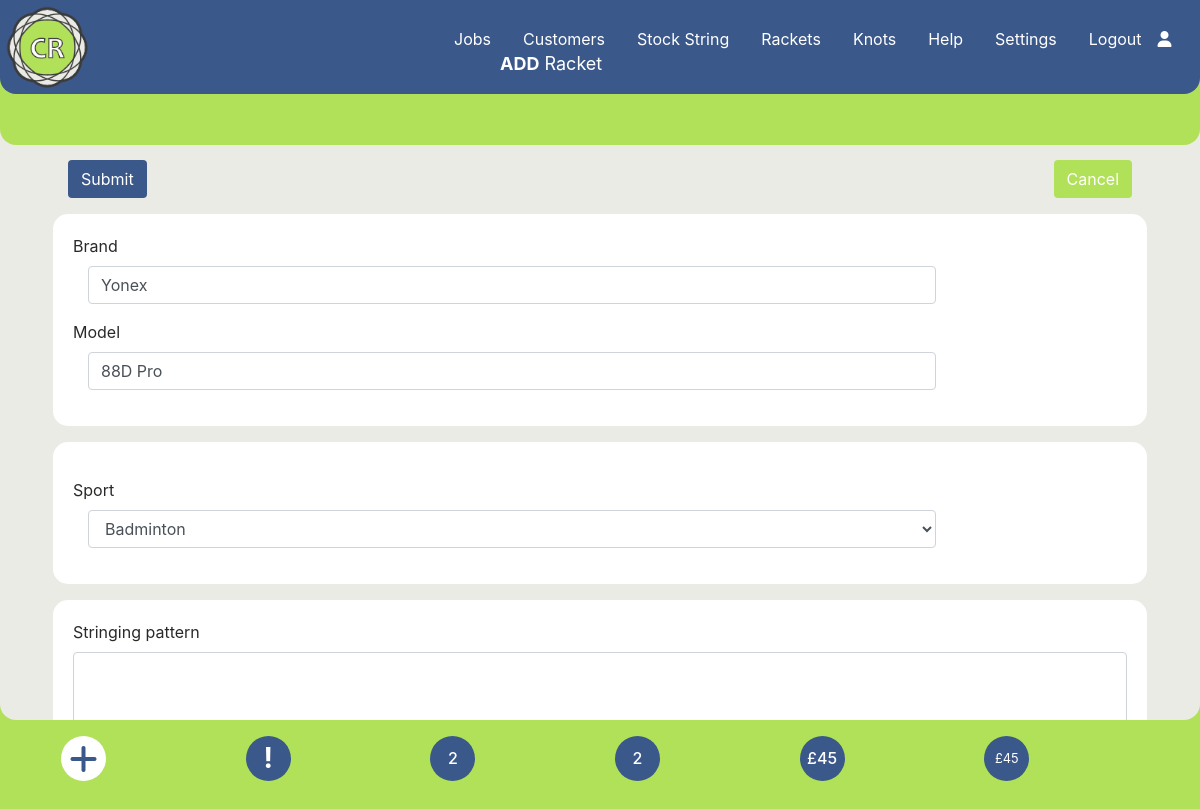
The page /editracket.php?racketid=4 (signed in) on the database its author committed.
### tables this page shows
CREATE TABLE `rackets` (
  `racketid` int(7) NOT NULL,
  `manuf` varchar(50) NOT NULL,
  `model` varchar(50) NOT NULL,
  `pattern` varchar(255) NOT NULL,
  `sport` int(3) NOT NULL
);

CREATE TABLE `settings` (
  `id` int(5) NOT NULL,
  `description` varchar(20) NOT NULL,
  `value` varchar(100) NOT NULL
);

### editracket.php (the view, shortened to what this page needs)
<?php require_once('./Connections/wcba.php');
require_once('./menu.php');
$current_month_text = date("F");
$current_month_numeric = date("m");
$current_year = date("Y");
$query_Recordset2 = "SELECT * FROM rackets LEFT JOIN sport ON rackets.sport = sport.sportid WHERE racketid = " . $_GET['racketid'];
$Recordset2 = mysqli_query($conn, $query_Recordset2) or die(mysqli_error($conn));
$row_Recordset2 = mysqli_fetch_assoc($Recordset2);
$query_Recordset3 = "SELECT * FROM sport ORDER BY sportid ASC;";
$Recordset3 = mysqli_query($conn, $query_Recordset3) or die(mysqli_error($conn));
$row_Recordset3 = mysqli_fetch_assoc($Recordset3);
$query_Recordset6 = "SELECT * FROM stringjobs WHERE collection_date LIKE '___" . $current_month_numeric . "/" . $current_year . "%'ORDER BY job_id ASC;";
$Recordset6 = mysqli_query($conn, $query_Recordset6) or die(mysqli_error($conn));
$totalRows_Recordset6 = mysqli_num_rows($Recordset6);
$query_Recordset7 = "SELECT * FROM stringjobs ORDER BY job_id ASC;";
$Recordset7 = mysqli_query($conn, $query_Recordset7) or die(mysqli_error($conn));
$totalRows_Recordset7 = mysqli_num_rows($Recordset7);
$query_Recordset8 = "SELECT SUM(price) as SUM from stringjobs;";
$Recordset8 = mysqli_query($conn, $query_Recordset8) or die(mysqli_error($conn));
$row_Recordset8 = mysqli_fetch_assoc($Recordset8);
$sum = $row_Recordset8['SUM'];
$query_Recordset9 = "SELECT SUM(price) as SUM from stringjobs WHERE paid != '1';";
$Recordset9 = mysqli_query($conn, $query_Recordset9) or die(mysqli_error($conn));
$row_Recordset9 = mysqli_fetch_assoc($Recordset9);
$sum_owed = $row_Recordset9['SUM'];
?>
<!DOCTYPE html>
<html lang="en">
<head>
  <link rel="stylesheet" href="https://cdnjs.cloudflare.com/ajax/libs/font-awesome/6.4.2/css/all.min.css">
  <link rel="stylesheet" href="https://stackpath.bootstrapcdn.com/bootstrap/4.3.1/css/bootstrap.min.css">
  <link rel="stylesheet" href="https://cdnjs.cloudflare.com/ajax/libs/font-awesome/6.4.2/css/all.min.css">
  <link rel="stylesheet" href="./css/bootstrap-datetimepicker.min.css" type="text/css" media="all" />
  <link rel="stylesheet" type="text/css" href="https://cdn.datatables.net/1.13.6/css/dataTables.bootstrap4.min.css" />
  <link rel="stylesheet" href="./css/style.css">
</head>
<body id="home-section-results" data-spy="scroll" data-target="#main-nav">
  <?php
  echo $main_menus; ?>
  <div class="home-section diva">
    <p class="fxdtext"><strong>ADD</strong> Racket</p>
    <div class="container my-1  firstparaaltej">
      <div class="container  my-1 pb-3 px-1 firstparaej">
        <div class="container  px-1  pt-3 form-text">
          <form method="post" action="./db-update.php">
            <div class="container mt-3" style="margin-top: 120px;">
              <div class="row pt-3">
                <div class="col-6">
                  <div>
                    <input class="btn button-colours" type="submit" name="submit" value="Submit">
                  </div>
                </div>
                <div class="col-6">
                  <div>
                    <a class="btn button-colours-alt float-right" href="./rackets.php">Cancel</a>
                  </div>
                </div>
              </div>
            </div>
            <div class="card cardvp my-3">
              <div class="card-body">
                <label>Brand</label>
                <div>
                  <div class="container">
                    <div class="row">
                      <div class="col-10">
                        <input type="text" name="manuf" class="form-control txtField" value="<?php echo $row_Recordset2['manuf']; ?>">
                      </div>
                    </div>
                  </div>
                </div>
                <label class="mt-3">Model</label>
                <div>
                  <div class="container mb-3">
                    <div class="row">
                      <div class="col-10">
                        <input type="text" name="model" class="form-control txtField" value="<?php echo $row_Recordset2['model']; ?>">
                      </div>
                    </div>
                  </div>
                </div>
              </div>
            </div>
            <div class="card cardvp my-3">
              <div class="card-body">
                <label class="mt-3">Sport</label>
                <div class="form-inline">
                  <div class="container mb-3">
                    <div class="row">
                      <div class="col-10">
                        <select class="form-control" style="width:100%" name="sportid">
                          <?php do {
                            if ($row_Recordset3['sportid'] == $row_Recordset2['sport']) { ?>
                              <option value="<?php echo $row_Recordset3['sportid']; ?>" selected="selected">
                                <?php echo $row_Recordset3['sportname']; ?>
                              </option>
                            <?php } else { ?>
                              <option value="<?php echo $row_Recordset3['sportid']; ?>">
                                <?php echo $row_Recordset3['sportname']; ?>
                              </option>
                            <?php } ?>
                          <?php } while ($row_Recordset3 = mysqli_fetch_assoc($Recordset3)); ?>
                        </select>
                      </div>
                    </div>
                  </div>
                </div>
              </div>
            </div>
            <div class="card cardvp my-3">
              <div class="card-body">
                <div class="row">
                  <div class="col-12">
                    <div class="form-group">
                      <label for="comments">Stringing pattern</label>
                      <textarea class="form-control" name="pattern" id="notes" rows="3"><?php echo $row_Recordset2['pattern']; ?></textarea>
                    </div>
                  </div>
                </div>
              </div>
            </div>
          </form>
        </div>
      </div>
    </div>
  </div>
  <div class="container center">
    <div class="p-3 row">
      <div class="col-2">
        <a href="./addaracket.php" type="button" class="dot fa-solid fa-plus fa-2x"></a>
      </div>
      <?php if (!empty($_SESSION['message'])) { ?>
        <div class="col-2">
          <h3 class="blinking" title="Warning Messages" data-toggle="modal" data-target="#warningModal"><strong>!</strong></h3>
        </div>
      <?php } else { ?>
        <div class="col-2">
          <h3 class="dotb" title="Warning Messages"><strong>!</strong></h3>
        </div>
      <?php } ?>
      <div class="col-2">
        <h3 class="dotbt h6 " title="Restrings for <?php echo $current_month_text; ?>"><?php echo $totalRows_Recordset6 ?></h3>
      </div>
      <div class="col-2">
        <a href="#" class="dotbt h6" title="Total restrings"><?php echo $totalRows_Recordset7 ?></a>
      </div>
      <div class="col-2">
        <a href="./jobs-unpaid.php" class="dotbt h6" title="Amount Owed"><?php echo "$currency" . $sum_owed ?></a>
      </div>
      <div class="col-2">
        <a href="#" class="dotbtt h7" title="Total Income"><small><?php echo "$currency" . $sum ?></small></a>
      </div>
    </div>
  </div>
</body>
</html>

### css/style.css (style rules this page uses)
body { background: #b1e158; color: #fff; z-index: 0; }
.fxdtext { position: fixed; top: 50px; left: 200px; font-weight: normal; font-size: 18px; color: #ffffff; z-index: 500; }
@media screen and (max-width: 2500px) { .fxdtext { left: 500px; } }
.center { margin-left: auto; margin-right: auto; }
.home-section { background: #ebebe6; width: 100%; height: 670px; border-bottom-left-radius: 1rem; border-bottom-right-radius: 1rem; z-index: 1; }
@media screen and (max-width: 2500px) { .home-section { height: 720px; } }
a, a:hover, a:focus { color: inherit; text-decoration: none; transition: all 0.3s; }
.dot { height: 45px; width: 45px; background-color: #ffffff; border-radius: 50%; display: inline-block; color: #3b588a; display: flex; align-items: center; justify-content: center; }
.dotb { height: 45px; width: 45px; background-color: #3b588a; color: #ffffff; border-radius: 50%; display: inline-block; display: flex; align-items: center; justify-content: center; }
.dotbt { height: 45px; width: 45px; background-color: #3b588a; color: #ffffff; border-radius: 50%; display: inline-block; display: flex; align-items: center; justify-content: center; }
.dotbtt { height: 45px; width: 45px; background-color: #3b588a; color: #ffffff; border-radius: 50%; display: inline-block; display: flex; align-items: center; justify-content: center; }
.firstparaaltej { padding-top: 90px; z-index: 10; }
.firstparaej { padding-top: 10px; z-index: 1000000; }
.button-colours { background-color: #3b588a; color: white; }
.button-colours-alt { background-color: #b1e158; color: white; }
.form-text { color: #292928; }
.nav-item { margin-left: 0rem; }
.nav-link { font-size: 16px; font-weight: 400; color: #ffffff; }
.cardvp { border-radius: 15px; border-style: solid; border-width: 0px; border-color: transparent; }
.diva { overflow-x: hidden; }

### rows shown on the page
rackets: manuf "Yonex", model "88D Pro"
settings: value "£"

### other values the page prints
$_SESSION['loginmenu'] "Logout"
$totalRows_Recordset6 "2"
$totalRows_Recordset7 "2"
$sum_owed "45"
$sum "45"
form field sportid "Badminton"
